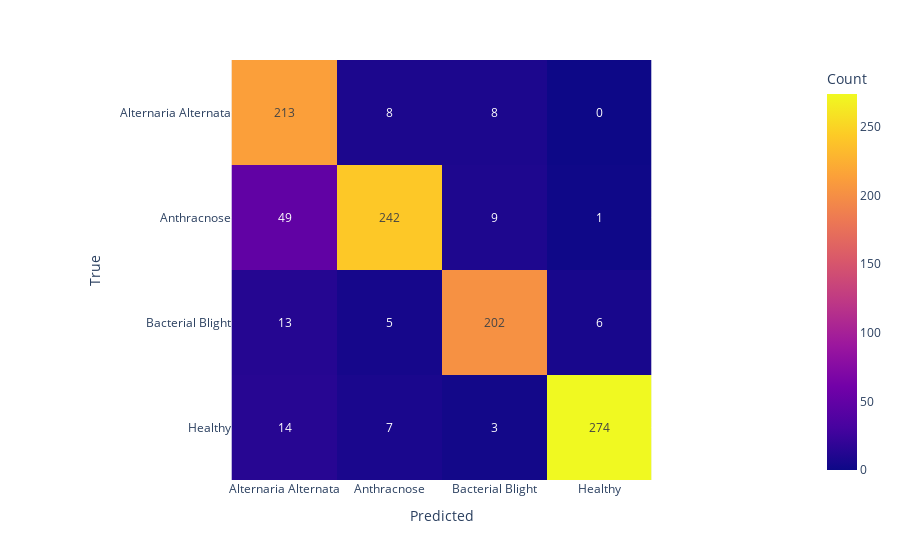

Write notebook code for a chart like this one.
### Code cell
plot_confusion_matrix(y_pred_1, y_test,classes)

### Figure 1 — Plotly figure (JSON) as saved in the notebook; plotly's stock layout.template omitted (floating-point values rounded to 4 significant figures)
{"data": [{"coloraxis": "coloraxis", "hovertemplate": "Predicted: %{x}<br>True: %{y}<br>Count: %{z}<extra></extra>", "name": "0", "texttemplate": "%{z}", "type": "heatmap", "x": ["Alternaria Alternata", "Anthracnose", "Bacterial Blight", "Healthy"], "xaxis": "x", "y": ["Alternaria Alternata", "Anthracnose", "Bacterial Blight", "Healthy"], "yaxis": "y", "z": [[213, 8, 8, 0], [49, 242, 9, 1], [13, 5, 202, 6], [14, 7, 3, 274]]}], "layout": {"coloraxis": {"colorbar": {"title": {"text": "Count"}}, "colorscale": [[0, "#0d0887"], [0.1111, "#46039f"], [0.2222, "#7201a8"], [0.3333, "#9c179e"], [0.4444, "#bd3786"], [0.5556, "#d8576b"], [0.6667, "#ed7953"], [0.7778, "#fb9f3a"], [0.8889, "#fdca26"], [1, "#f0f921"]]}, "margin": {"t": 60}, "xaxis": {"anchor": "y", "constrain": "domain", "domain": [0, 1], "scaleanchor": "y", "title": {"text": "Predicted"}}, "yaxis": {"anchor": "x", "autorange": "reversed", "constrain": "domain", "domain": [0, 1], "title": {"text": "True"}}}}
